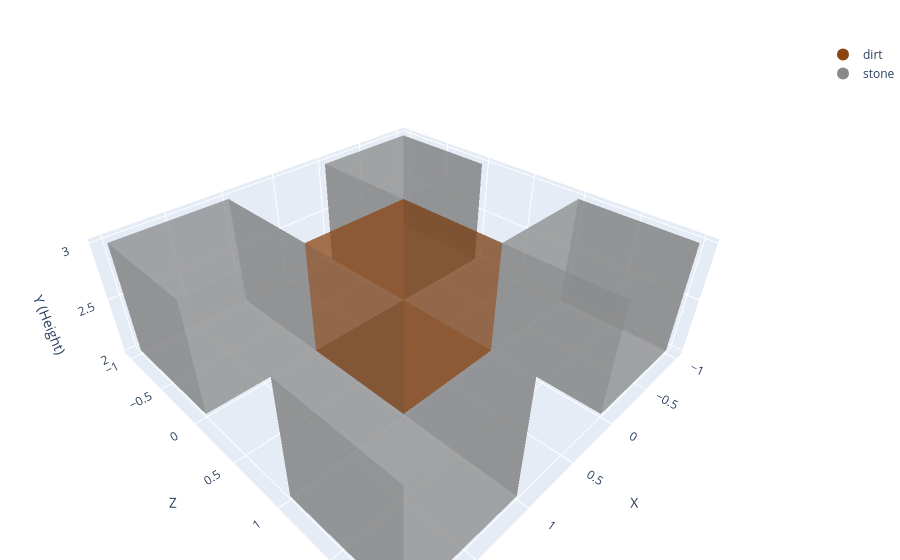

This figure's notebook cell:
### Markdown cell above
# `is_corner_material_equal_to`

### Code cell
from eval_code.material import is_corner_material_equal_to

coords = [
    # corners at y=2
    {"x": -1, "y": 2, "z": -1, "material": "stone"},
    {"x":  1, "y": 2, "z": -1, "material": "stone"},
    {"x": -1, "y": 2, "z":  1, "material": "stone"},
    {"x":  1, "y": 2, "z":  1, "material": "stone"},
    # some interior blocks at same height
    {"x": 0, "y": 2, "z": 0, "material": "dirt"},
]

# Expect True: all corner blocks are stone
assert True == is_corner_material_equal_to(coords, expected_material="stone", height_y=2, ratio_threshold=0.75)
plotly_blocks.plot(coords)

### Figure 1 — Plotly figure (JSON) as saved in the notebook; plotly's stock layout.template omitted (floating-point values rounded to 4 significant figures)
{"data": [{"facecolor": ["#888888", "#888888", "#888888", "#888888", "#888888", "#888888", "#888888", "#888888", "#888888", "#888888", "#888888", "#888888", "#888888", "#888888", "#888888", "#888888", "#888888", "#888888", "#888888", "#888888", "#888888", "#888888", "#888888", "#888888", "#888888", "#888888", "#888888", "#888888", "#888888", "#888888", "#888888", "#888888", "#888888", "#888888", "#888888", "#888888", "#888888", "#888888", "#888888", "#888888", "#888888", "#888888", "#888888", "#888888", "#888888", "#888888", "#888888", "#888888", "#8B4513", "#8B4513", "#8B4513", "#8B4513", "#8B4513", "#8B4513", "#8B4513", "#8B4513", "#8B4513", "#8B4513", "#8B4513", "#8B4513"], "flatshading": true, "i": [0, 0, 4, 4, 0, 0, 2, 2, 1, 1, 0, 0, 8, 8, 12, 12, 8, 8, 10, 10, 9, 9, 8, 8, 16, 16, 20, 20, 16, 16, 18, 18, 17, 17, 16, 16, 24, 24, 28, 28, 24, 24, 26, 26, 25, 25, 24, 24, 32, 32, 36, 36, 32, 32, 34, 34, 33, 33, 32, 32], "j": [1, 2, 5, 6, 1, 5, 3, 7, 2, 6, 3, 7, 9, 10, 13, 14, 9, 13, 11, 15, 10, 14, 11, 15, 17, 18, 21, 22, 17, 21, 19, 23, 18, 22, 19, 23, 25, 26, 29, 30, 25, 29, 27, 31, 26, 30, 27, 31, 33, 34, 37, 38, 33, 37, 35, 39, 34, 38, 35, 39], "k": [2, 3, 6, 7, 5, 4, 7, 6, 6, 5, 7, 4, 10, 11, 14, 15, 13, 12, 15, 14, 14, 13, 15, 12, 18, 19, 22, 23, 21, 20, 23, 22, 22, 21, 23, 20, 26, 27, 30, 31, 29, 28, 31, 30, 30, 29, 31, 28, 34, 35, 38, 39, 37, 36, 39, 38, 38, 37, 39, 36], "opacity": 0.5, "type": "mesh3d", "x": [-1, 0, 0, -1, -1, 0, 0, -1, 1, 2, 2, 1, 1, 2, 2, 1, -1, 0, 0, -1, -1, 0, 0, -1, 1, 2, 2, 1, 1, 2, 2, 1, 0, 1, 1, 0, 0, 1, 1, 0], "y": [-1, -1, -1, -1, 0, 0, 0, 0, -1, -1, -1, -1, 0, 0, 0, 0, 1, 1, 1, 1, 2, 2, 2, 2, 1, 1, 1, 1, 2, 2, 2, 2, 0, 0, 0, 0, 1, 1, 1, 1], "z": [2, 2, 3, 3, 2, 2, 3, 3, 2, 2, 3, 3, 2, 2, 3, 3, 2, 2, 3, 3, 2, 2, 3, 3, 2, 2, 3, 3, 2, 2, 3, 3, 2, 2, 3, 3, 2, 2, 3, 3]}, {"marker": {"color": "#8B4513", "size": 8}, "mode": "markers", "name": "dirt", "showlegend": true, "type": "scatter3d", "x": [null], "y": [null], "z": [null]}, {"marker": {"color": "#888888", "size": 8}, "mode": "markers", "name": "stone", "showlegend": true, "type": "scatter3d", "x": [null], "y": [null], "z": [null]}], "layout": {"legend": {"itemsizing": "constant"}, "margin": {"b": 0, "l": 0, "r": 0, "t": 40}, "scene": {"aspectmode": "data", "xaxis": {"title": {"text": "X"}}, "yaxis": {"title": {"text": "Z"}}, "zaxis": {"title": {"text": "Y (Height)"}}}, "title": {"text": ""}}}
